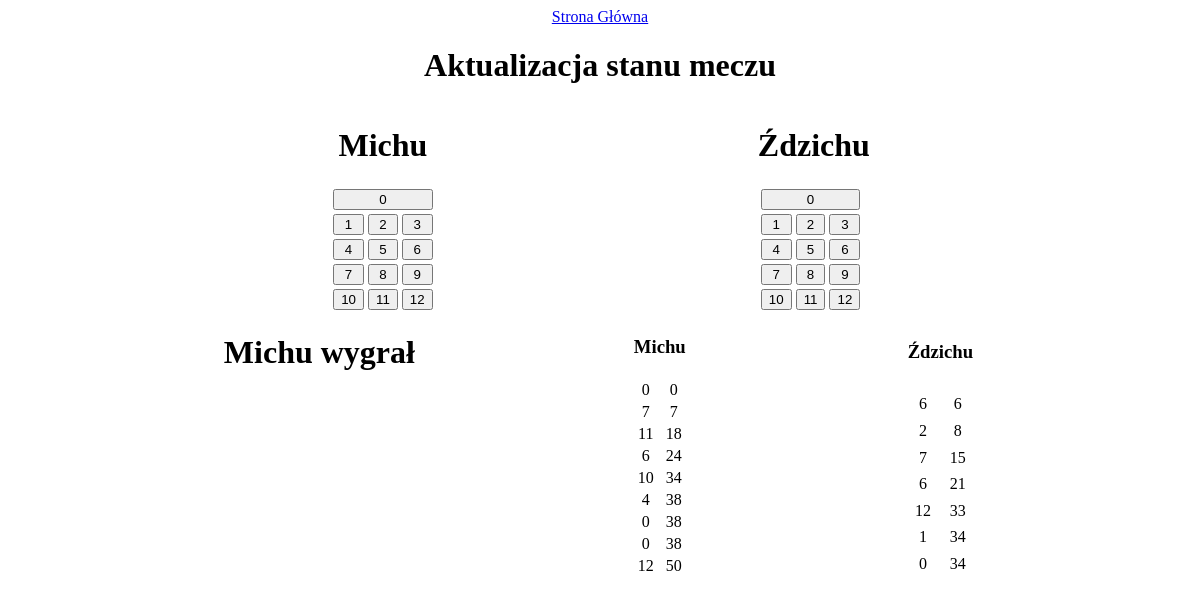
/mecz.php?id_meczu=7, run on the app's committed database.
### tables this page shows
CREATE TABLE `gracze` (
  `ID` int(11) NOT NULL,
  `Nazwa` varchar(255) NOT NULL
);

CREATE TABLE `rzuty` (
  `ID` int(11) NOT NULL,
  `ID_Meczu` int(11) NOT NULL,
  `ID_Gracza` int(11) NOT NULL,
  `punkty` int(11) NOT NULL
);

### mecz.php (the view, shortened to what this page needs)
<!DOCTYPE html>
<html lang="en">
<head>
    <link rel="stylesheet" href="styles.css">
</head>
<body>
    <a href="index.php">Strona Główna</a>
    <?php
    if (isset ($_GET['id_meczu'])) {
        $id_meczu = $_GET['id_meczu'];
        $con = mysqli_connect("localhost", "root", "", "molkky");
        $playersQuery = "SELECT * FROM `mecz` WHERE `ID` = '$id_meczu'";
        $players = mysqli_query($con, $playersQuery);
        $gracze = mysqli_fetch_assoc($players);
        $player1NameQuery = "SELECT Nazwa FROM `gracze` WHERE `ID` = " . $gracze['ID_G1'];
        $player1Name = mysqli_query($con, $player1NameQuery);
        $gracz1 = "";
        while ($wierszPlayer1 = mysqli_fetch_array($player1Name)) {
            $gracz1 = $wierszPlayer1['Nazwa'];
        }
        $player2NameQuery = "SELECT Nazwa FROM `gracze` WHERE `ID` = " . $gracze['ID_G2'];
        $player2Name = mysqli_query($con, $player2NameQuery);
        $gracz2 = "";
        while ($wierszPlayer2 = mysqli_fetch_array($player2Name)) {
            $gracz2 = $wierszPlayer2['Nazwa'];
        }
    }
    ?>
    <h1>Aktualizacja stanu meczu</h1>
    <div class="gracze">
        <form action="" method="post">
            <?php echo "<td colspan='2'><h1>$gracz1</h1></td>"; ?>
            <table>
                <tr>
                    <td colspan="3">
                        <input type="submit" name="punkty1" value="0">
                    </td>
                </tr>
                <tr>
                    <td><input type="submit" name="punkty1" value="1"></td>
                    <td><input type="submit" name="punkty1" value="2"></td>
                    <td><input type="submit" name="punkty1" value="3"></td>
                </tr>
                <tr>
                    <td><input type="submit" name="punkty1" value="4"></td>
                    <td><input type="submit" name="punkty1" value="5"></td>
                    <td><input type="submit" name="punkty1" value="6"></td>
                </tr>
                <tr>
                    <td><input type="submit" name="punkty1" value="7"></td>
                    <td><input type="submit" name="punkty1" value="8"></td>
                    <td><input type="submit" name="punkty1" value="9"></td>
                </tr>
                <tr>
                    <td><input type="submit" name="punkty1" value="10"></td>
                    <td><input type="submit" name="punkty1" value="11"></td>
                    <td><input type="submit" name="punkty1" value="12"></td>
                </tr>
            </table>
        </form>
        <form action="" method="post">
            <?php echo "<td colspan='2'><h1>$gracz2</h1></td>"; ?>
            <table>
                <tr>
                    <td colspan="3">
                        <input type="submit" name="punkty2" value="0">
                    </td>
                </tr>
                <tr>
                    <td><input type="submit" name="punkty2" value="1"></td>
                    <td><input type="submit" name="punkty2" value="2"></td>
                    <td><input type="submit" name="punkty2" value="3"></td>
                </tr>
                <tr>
                    <td><input type="submit" name="punkty2" value="4"></td>
                    <td><input type="submit" name="punkty2" value="5"></td>
                    <td><input type="submit" name="punkty2" value="6"></td>
                </tr>
                <tr>
                    <td><input type="submit" name="punkty2" value="7"></td>
                    <td><input type="submit" name="punkty2" value="8"></td>
                    <td><input type="submit" name="punkty2" value="9"></td>
                </tr>
                <tr>
                    <td><input type="submit" name="punkty2" value="10"></td>
                    <td><input type="submit" name="punkty2" value="11"></td>
                    <td><input type="submit" name="punkty2" value="12"></td>
                </tr>
            </table>
        </form>
    </div>
    <div class="punktacja">
        <table>
            <?php
            if (isset ($_GET['id_meczu'])) {
                $id_meczu = $_GET['id_meczu'];
                $con = mysqli_connect("localhost", "root", "", "molkky");
                $playersQuery = "SELECT * FROM `mecz` WHERE `ID` = '$id_meczu'";
                $players = mysqli_query($con, $playersQuery);
                $gracze = mysqli_fetch_assoc($players);
                $player1PointsQuery = "SELECT punkty FROM `rzuty` WHERE `ID_Meczu` = '$id_meczu' && `ID_Gracza` = " . $gracze['ID_G1'];
                $points = mysqli_query($con, $player1PointsQuery);
                $suma1 = 0;
                echo "<td colspan='2'><h3>$gracz1</h3></td>";
                while ($wiersz1 = mysqli_fetch_array($points)) {
                    $suma1 += $wiersz1['punkty'];
                    if ($suma1 == 50) {
                        echo "<h1>" . $gracz1 . " wygrał</h1>";
                        $updateWinnerQuery = "UPDATE `mecz` SET `Wygrany` = " . $gracze['ID_G1'] . " WHERE `ID` = '$id_meczu'";
                        mysqli_query($con, $updateWinnerQuery);
                    }
                    echo "<tr><td>" . $wiersz1['punkty'] . "</td><td>" . $suma1 . "</td></tr>";
                }
            }
            ?>
        </table>
        <table>
            <tr>
                <?php
                if (isset ($_GET['id_meczu'])) {
                    $player2PointsQuery = "SELECT punkty FROM `rzuty` WHERE `ID_Meczu` = '$id_meczu' && `ID_Gracza` = " . $gracze['ID_G2'];
                    $points2 = mysqli_query($con, $player2PointsQuery);
                    $suma2 = 0;
                    echo "<td colspan='2'><h3>$gracz2</h3></td>";
                    while ($wiersz2 = mysqli_fetch_array($points2)) {
                        $suma2 += $wiersz2['punkty'];
                        echo "<tr><td>" . $wiersz2['punkty'] . "</td><td>" . $suma2 . "</td></tr>";
                    }
                }
                ?>
            </tr>
        </table>
    </div>
</body>
</html>

### styles.css (style rules this page uses)
.gracze, .punktacja { display: flex; flex-direction: row; justify-content: space-evenly; }
input { width: 100%; text-align: center; }
* { text-align: center; }

### data on the page
gracze: Nazwa "Michu"
gracze: Nazwa "Ździchu"
rzuty: punkty "0", suma1 "0"
rzuty: punkty "7", suma1 "7"
rzuty: punkty "11", suma1 "18"
rzuty: punkty "6", suma1 "24"
rzuty: punkty "10", suma1 "34"
rzuty: punkty "4", suma1 "38"
rzuty: punkty "0", suma1 "38"
rzuty: punkty "0", suma1 "38"
rzuty: punkty "12", suma1 "50"
rzuty: punkty "6", suma2 "6"
rzuty: punkty "2", suma2 "8"
rzuty: punkty "7", suma2 "15"
rzuty: punkty "6", suma2 "21"
rzuty: punkty "12", suma2 "33"
rzuty: punkty "1", suma2 "34"
rzuty: punkty "0", suma2 "34"
